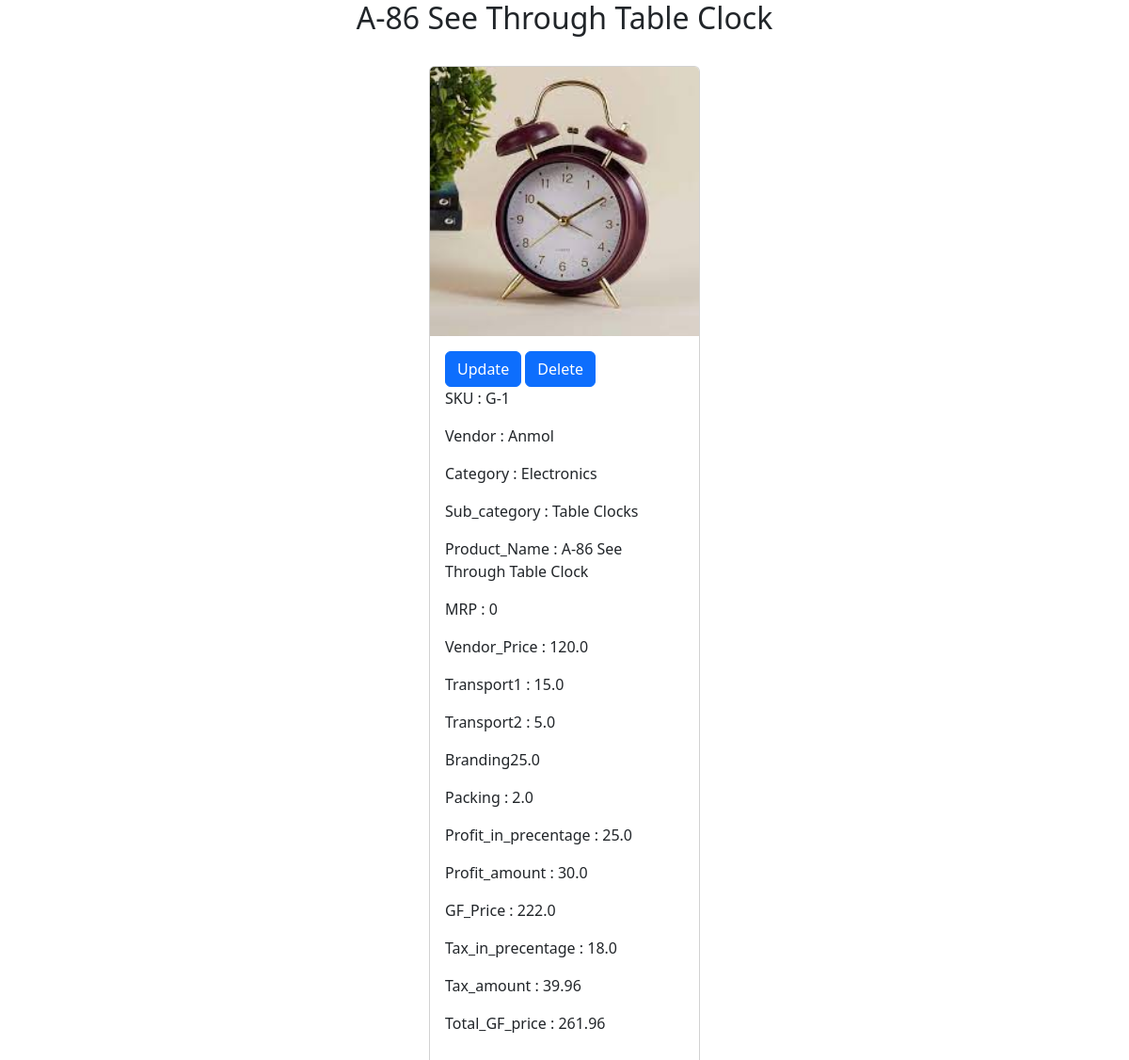
/product_detail/8, run on the app's committed database.
### gridfokuzapp/models.py (models this page shows, shortened)
class AddProducts(models.Model):
    SKU = models.CharField(max_length=10, null=True)
    Vendor = models.ForeignKey(AddVendors ,on_delete=models.SET_NULL, null=True)
    Category = models.CharField(max_length=50, null=True)
    Sub_category = models.CharField(max_length=50, null=True)
    Product_Name = models.CharField(max_length=50, null=True)
    MRP = models.IntegerField(null=True)
    Vendor_Price = models.FloatField(null=True)
    Transport1 = models.FloatField(null=True)
    Transport2 = models.FloatField(null=True)
    Branding = models.FloatField(null=True)
    Packing = models.FloatField(null=True)
    Profit_in_precentage = models.FloatField(null=True)
    Profit_amount = models.FloatField(null=True)
    GF_Price = models.FloatField(null=True)
    Tax_in_precentage = models.FloatField(null=True)
    Tax_amount = models.FloatField(null=True)
    Total_GF_price = models.FloatField(null=True)
    product_image = models.ImageField(upload_to="product_images", null=True)

class AddVendors(models.Model):
    vendorname = models.CharField(max_length=30)

### gridfokuzapp/views.py (the view)
# urls.py: path("product_detail/<int:id>", views.product_detail, name="product_detail"),
def product_detail(request,id):
    product = AddProducts.objects.get(id=id)
    return render(request, "product_detail.html",{"product":product})

### templates/product_detail.html (shortened to what this page needs)
<!DOCTYPE html>
<html lang="en">
<head>
  <link href="https://cdn.jsdelivr.net/npm/bootstrap@5.2.3/dist/css/bootstrap.min.css" rel="stylesheet">
</head>
<body>
    <h2 style="text-align:center">{{product.Product_Name}}</h2><br>
    <div class="card mx-auto" style="width: 18rem;">
        <img src="{{product.product_image.url}}" class="card-img-top" alt="{{product.Product_Name}}">
        <div class="card-body">
            <a class="btn btn-primary" href="{% url 'update_product' product.id %}">Update</a>
            <a class="btn btn-primary" href="{% url 'delete_product' product.id %}">Delete</a>
            <p>SKU : {{product.SKU}}</p>
            <p>Vendor : {{product.Vendor.vendorname}}</p>
            <p>Category : {{product.Category}}</p>
            <p>Sub_category : {{product.Sub_category}}</p>
            <p>Product_Name : {{product.Product_Name}}</p>
            <p>MRP : {{product.MRP}}</p>
            <p>Vendor_Price : {{product.Vendor_Price}}</p>
            <p>Transport1 : {{product.Transport1}}</p>
            <p>Transport2 : {{product.Transport2}}</p>
            <p>Branding{{product.Branding}}</p>
            <p>Packing : {{product.Packing}}</p>
            <p>Profit_in_precentage : {{product.Profit_in_precentage}}</p>
            <p>Profit_amount : {{product.Profit_amount}}</p>
            <p>GF_Price : {{product.GF_Price}}</p>
            <p>Tax_in_precentage : {{product.Tax_in_precentage}}</p>
            <p>Tax_amount : {{product.Tax_amount}}</p>
            <p>Total_GF_price : {{product.Total_GF_price}}</p>
        </div>
    </div>
</body>
</html>

### data on the page
AddProducts: product_image (picture), SKU "G-1", Vendor.vendorname "Anmol", Category "Electronics", Sub_category "Table Clocks", Product_Name "A-86 See Through Table Clock", MRP "0", Vendor_Price "120.0", Transport1 "15.0", Transport2 "5.0", Branding "25.0", Packing "2.0", Profit_in_precentage "25.0", Profit_amount "30.0", GF_Price "222.0", Tax_in_precentage "18.0", Tax_amount "39.96", Total_GF_price "261.96"
